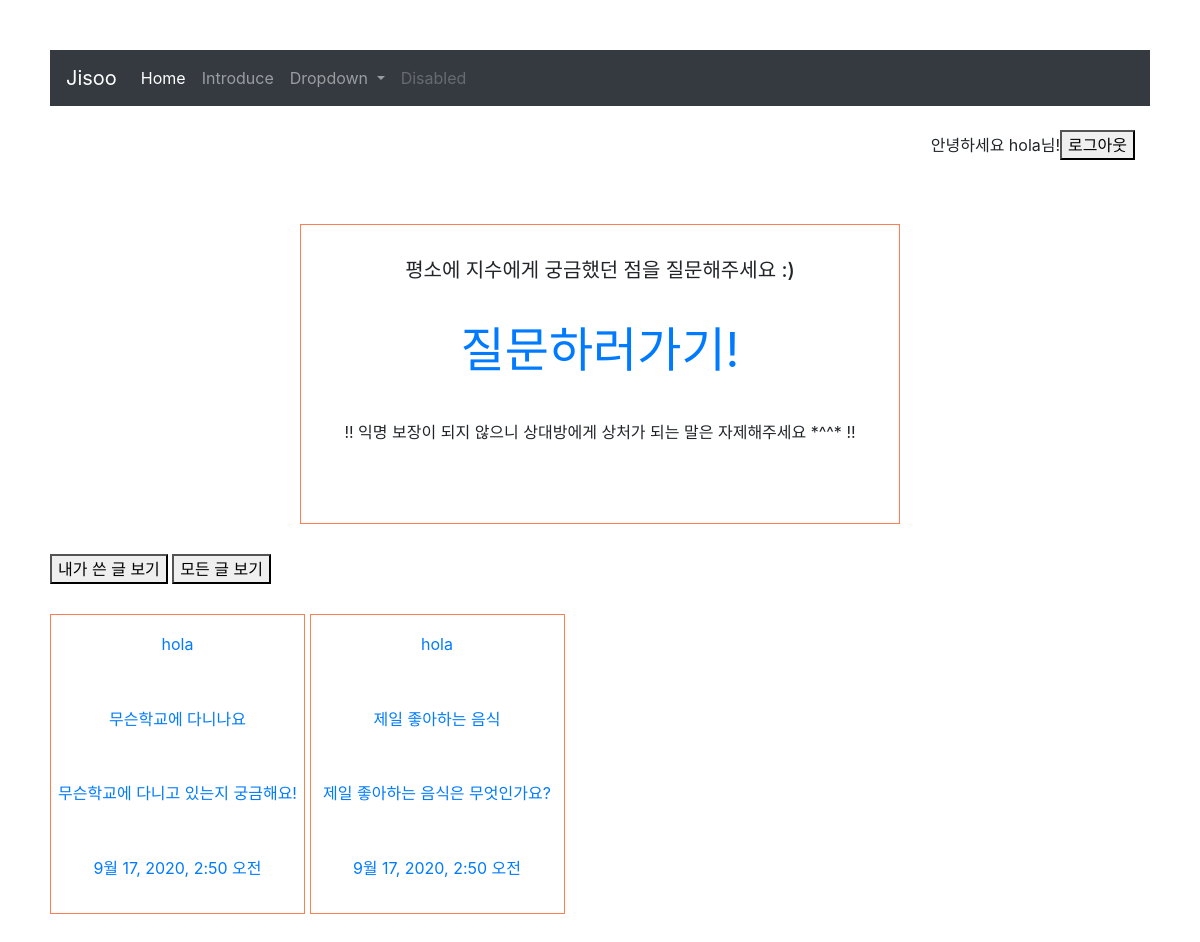
/my_index/ (signed in), run on the app's committed database.
### myapp/models.py (models this page shows, shortened)
class Blog(models.Model):
    title = models.CharField(max_length = 200)
    content = models.TextField()
    updated_at = models.DateTimeField(auto_now = True)
    author = models.ForeignKey(User, on_delete = models.CASCADE, null = True)

### myapp/views.py (the view)
# urls.py: path('my_index/', views.my_index, name = "my_index"),
def my_index(request):
    my_blog = Blog.objects.filter(author = request.user)
    return render(request, 'main.html', {'blogs':my_blog})

### myapp/templates/main.html (shortened to what this page needs)
{% load static %}
<link rel="stylesheet" href="https://stackpath.bootstrapcdn.com/bootstrap/4.5.2/css/bootstrap.min.css"
>
<!DOCTYPE html>
<html lang="en">
<head>
    <link rel="stylesheet" type="text/css" href="{% static 'css/main.css' %}">
</head>
<nav class="navbar navbar-expand-lg navbar-dark bg-dark">
    <a class="navbar-brand" href="#">Jisoo</a>
    <div class="collapse navbar-collapse" id="navbarSupportedContent">
        <ul class="navbar-nav mr-auto">
            <li class="nav-item active">
                <a class="nav-link" href="{% url 'main' %}">Home <span class="sr-only">(current)</span></a>
            </li>
            <li class="nav-item">
                <a class="nav-link" href="{% url 'intro' %}">Introduce</a>
            </li>
            <li class="nav-item dropdown">
                <a class="nav-link dropdown-toggle" href="#" id="navbarDropdown" role="button" data-toggle="dropdown"
                    aria-haspopup="true" aria-expanded="false">
                    Dropdown
                </a>
            </li>
            <li class="nav-item">
                <a class="nav-link disabled" href="#" tabindex="-1" aria-disabled="true">Disabled</a>
            </li>
        </ul>
    </div>
</nav>
<br>
<body>
    <div class = "container">
        <p class = "float-right" >
    {% if user.is_authenticated %}
    안녕하세요 {{user}}님!
    <br>
    <a href = "{% url 'logout' %}">
        <button> 로그아웃</button>
    </a>
    {% endif %}
</div>
<br>
<br>
    <div class ="make_Blog">
        <h5>평소에 지수에게 궁금했던 점을 질문해주세요 :)</h5><br>
        <a href = "{% url 'create' %}">
            <div class = "plus_btn">
                질문하러가기!
            </div>
        </a>
        <p> !! 익명 보장이 되지 않으니 상대방에게 상처가 되는 말은 자제해주세요 *^^* !! </p>
    </div>
    {% if user.is_authenticated %}
    <a href = "{% url 'my_index' %}">
        <button> 내가 쓴 글 보기 </button>
    </a>
    <a href = "{% url 'main' %}">
        <button> 모든 글 보기 </button>
    </a>
    {% endif %}
    <br>
    {% for blog in blogs %}
    <a href = "{% url 'detail' blog.id %}">
        <div class = "all_Blog">
            <p> {{blog.author}}</p>
            <p> {{blog.title}}</p>
            <p> {{blog.content}}</p>
            <p> {{blog.updated_at}}</p>
        </div>
    </a>
{% endfor %}
</body>
</html>

### myapp/static/css/main.css (style rules this page uses)
body { margin:0; padding:50px; }
.make_Blog { position: relative; margin: 50px auto; width:300px; padding: 33px 25px 29px; width : 600px; height : 300px; border : 1px solid coral; display : flex; flex-direction : column; align-items : center; margin-bottom : 30px; margin-top : 30px; align : center; }
.all_Blog { width : 255px; height : 300px; border : 1px solid coral; display : flex; flex-direction : column; align-items : center; margin-bottom : 30px; margin-top : 30px; display : inline-flex;ㄴ text-align: center; }
.plus_btn { flex : 1; display : flex; align-items : center ; font-size : 3rem; }
p { flex:1; display : flex; align-items : center ; }
a { text-decoration: none; }

### data on the page
Blog: author "hola", title "무슨학교에 다니나요", content "무슨학교에 다니고 있는지 궁금해요!", updated_at "9월 17, 2020, 2:50 오전"
Blog: author "hola", title "제일 좋아하는 음식", content "제일 좋아하는 음식은 무엇인가요?", updated_at "9월 17, 2020, 2:50 오전"

### other printed values
{{ user }} "hola"
